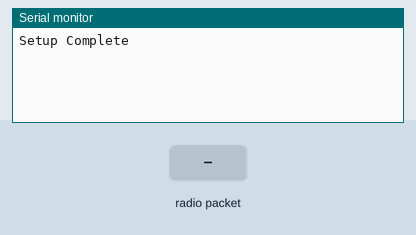
This sketch was run on a simulated Arduino Uno, built with avr-gcc and run on an emulated ATmega328P. On the bench: the last lines printed to the serial monitor. The inputs (shaded band) are chosen by the test bench. No radio packets arrive unless stated.

Above: at 3.3 s.
3.4 s: radio packet "1" arrives
At 4.1 s:
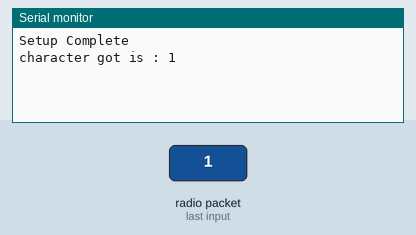
4.9 s: radio packet "0" arrives
At 5.2 s:
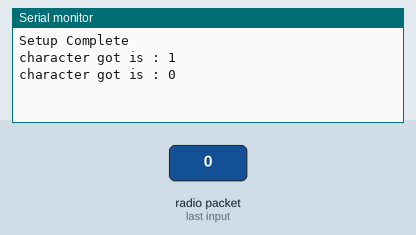
6.4 s: radio packet "2" arrives
At 7.6 s:
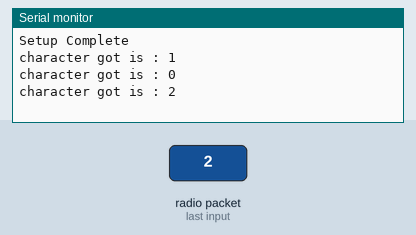

The sketch:

rx.ino
```cpp
//NRF      ARDUINO
//1 GND    GND
//2 VCC    3.3V
//3 CE     9  out
//4 CSN    10  out
//5 SCK    13 out
//6 MOSI   11 out
//7 MISO   12 in

#include<SPI.h>
#include<nRF24L01.h>
#include<RF24.h>
#include "printf.h"

int CE_PIN = 9, CSN_PIN = 10;
RF24 radio(CE_PIN, CSN_PIN);
int rec[1] = {2};
char red[32];
const uint64_t pipeIn = 0xF1F2F3F4E1LL;

void setup()
{
  Serial.begin(115200);
  radio.begin();
  printf_begin();
  delay(100);
  radio.setAutoAck(true);
  radio.enableAckPayload();
  radio.enableDynamicPayloads();
  radio.openReadingPipe(1, pipeIn);
  radio.setRetries(15, 15);
  radio.setPALevel(RF24_PA_MAX);
  radio.setDataRate(RF24_2MBPS);
  radio.setChannel(110);
  radio.openReadingPipe(0, pipeIn);
  radio.startListening();
  radio.printDetails();
  delay(2000);
  Serial.println("Setup Complete");
}
void loop() {
  if ( radio.available() ) {
    radio.writeAckPayload( 1, rec, sizeof(int) );
    radio.read( red, sizeof(red) );
    rec[0] += 2;
    Serial.print("character got is : ");
    Serial.println(red);
  }
}
```

Measured:
- after the input at 3.4 s, the serial monitor: prints a new line at once (image 1)
- after the input at 4.9 s, the serial monitor: prints a new line at once (image 2)
- after the input at 6.4 s, the serial monitor: prints a new line at once (image 3)
